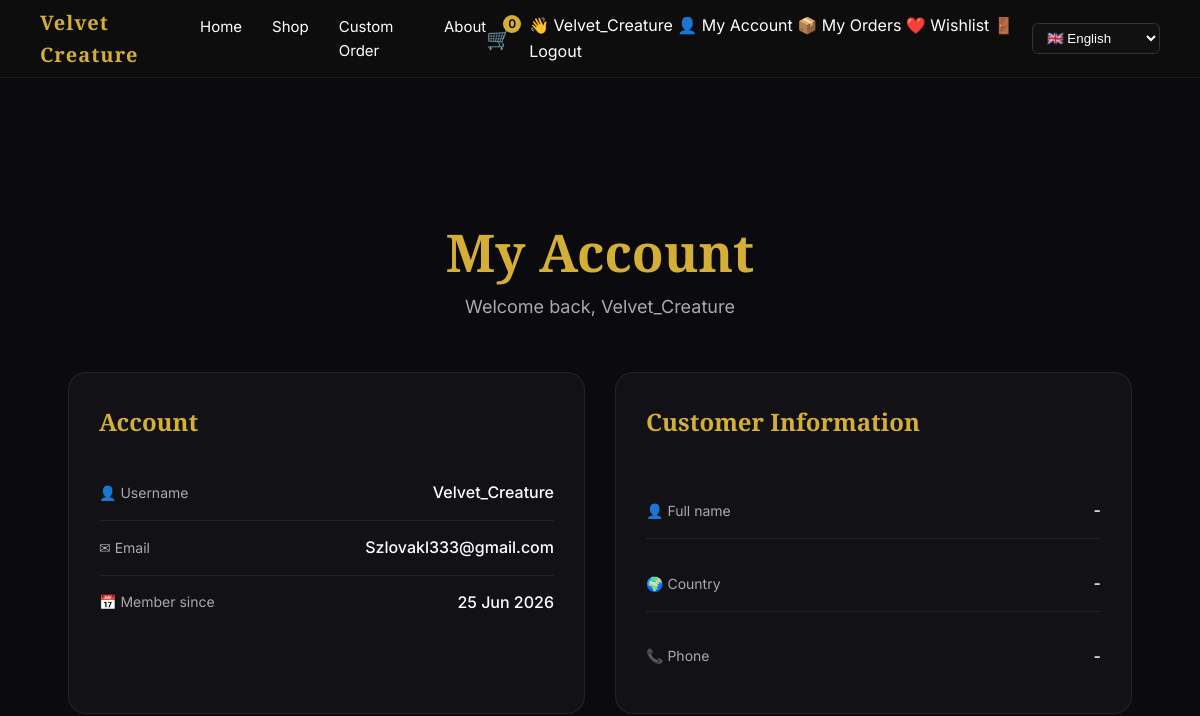
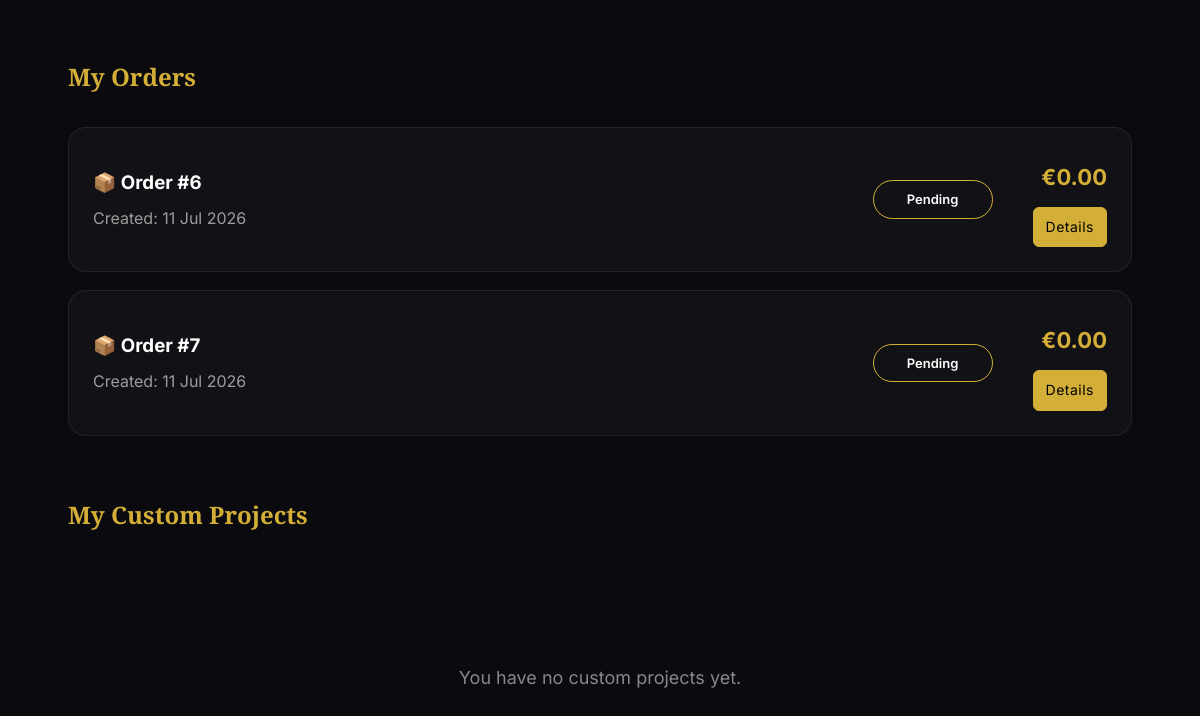
Page /en/accounts/profile/ (signed in) on the earlier database version (2 pictures, top to bottom).
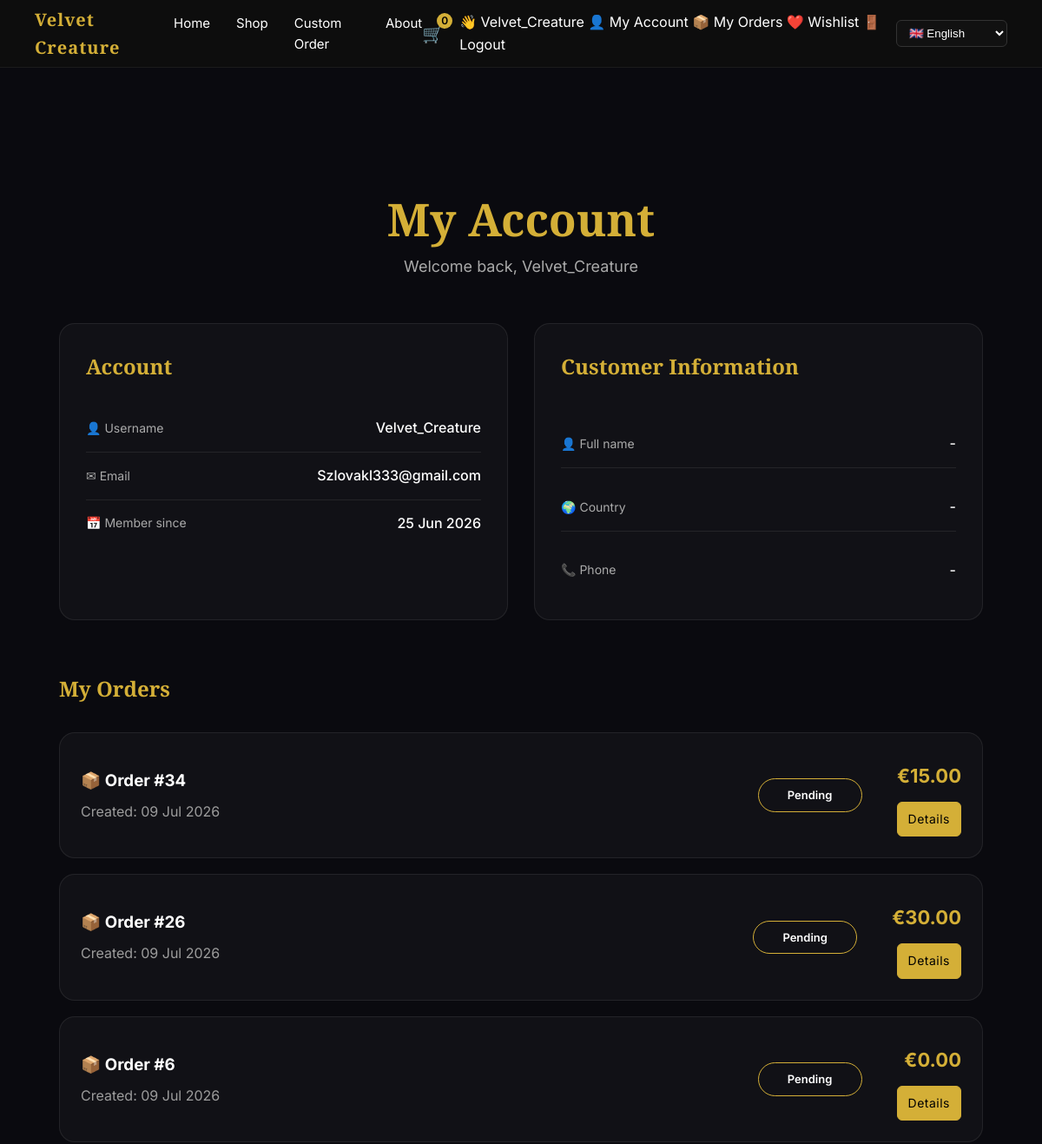
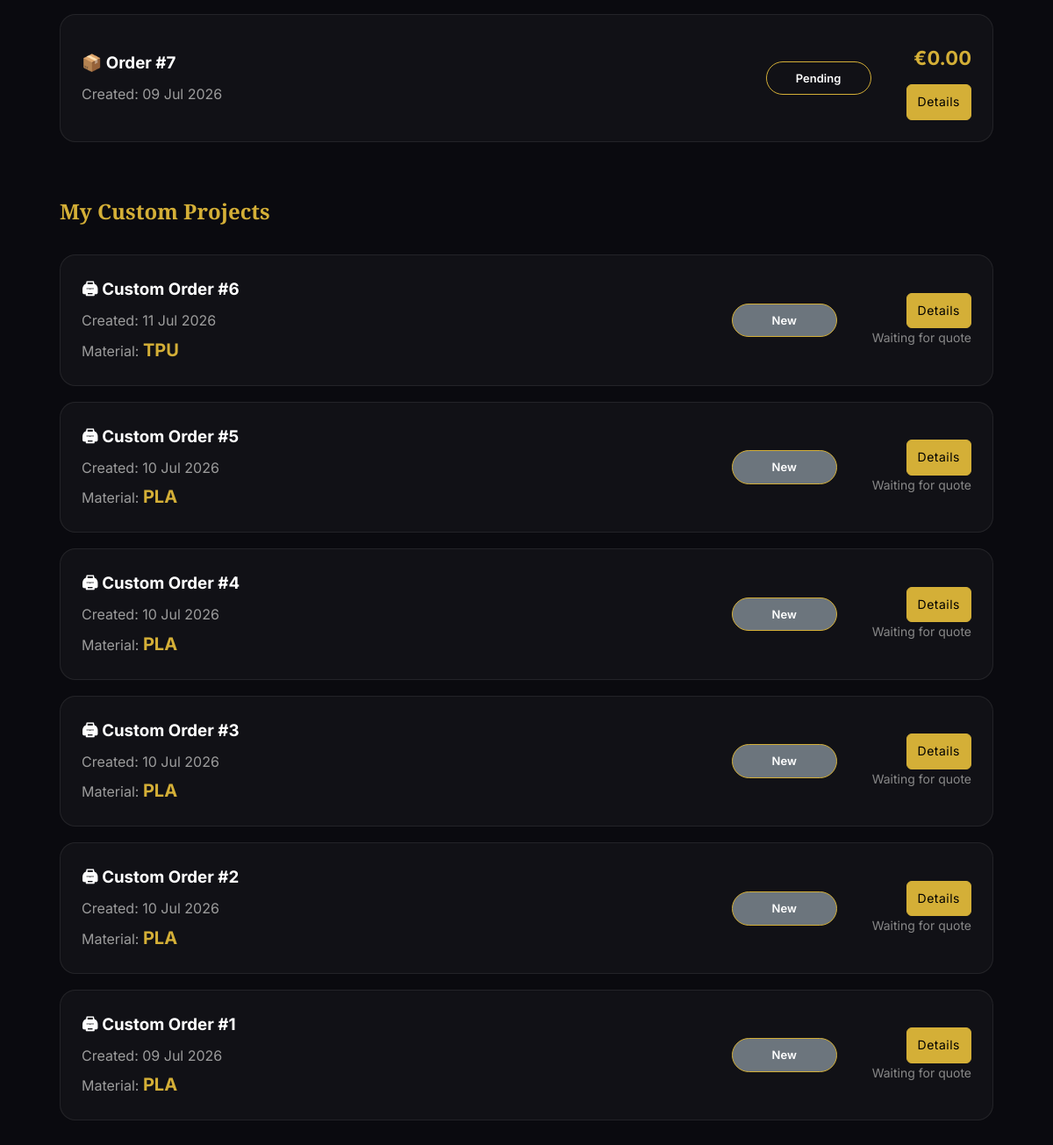
Same page on the later database version (2 pictures, top to bottom).
### orders/models.py (models this page shows, shortened)
class Order(models.Model):
    STATUS_CHOICES = [
        ("pending", "Pending"),
        ("paid", "Paid"),
        ("shipped", "Shipped"),
        ("delivered", "Delivered"),
    ]
    order_number = models.CharField(
        max_length=20,
        blank=True,
        null=True
)
    user = models.ForeignKey(
        User,
        on_delete=models.SET_NULL,
        null=True,
        blank=True,
        related_name="orders"
    )
    email = models.EmailField(
        blank=True,
        null=True
    )
    first_name = models.CharField(
        max_length=100,
        blank=True
    )
    last_name = models.CharField(
        max_length=100,
        blank=True
    )
    address = models.CharField(
        max_length=255,
        blank=True
    )
    city = models.CharField(
        max_length=100,
        blank=True
    )
    country = models.CharField(
        max_length=100,
        blank=True
    )
    note = models.TextField(
        blank=True
    )
    payment_method = models.CharField(
        max_length=50,
        default="Stripe"
    )
    total_price = models.DecimalField(
        max_digits=10,
        decimal_places=2,
        default=0
    )
    status = models.CharField(
        max_length=20,
        choices=STATUS_CHOICES,
        default="pending"
    )
    created = models.DateTimeField(
        auto_now_add=True
    )
    updated = models.DateTimeField(
        auto_now=True
    )

### custom_orders/models.py (models this page shows, shortened)
class CustomOrder(models.Model):
    STATUS_CHOICES = [
        ("new", "New"),
        ("review", "Under Review"),
        ("quote_sent", "Quote Sent"),
        ("accepted", "Accepted"),
        ("printing", "Production"),
        ("finished", "Finished"),
        ("shipped", "Shipped"),
        ("cancelled", "Cancelled"),
    ]
    SERVICE_CHOICES = [
        ("printing", "3D Printing"),
        ("engraving", "Engraving"),
        ("both", "3D Printing + Engraving"),
    ]
    ENGRAVING_CHOICES = [
        ("none", "No engraving"),
        ("text", "Text engraving"),
        ("logo", "Logo engraving"),
        ("image", "Image engraving"),
    ]
    MATERIAL_CHOICES = [
        ("PLA", "PLA"),
        ("PETG", "PETG"),
        ("ABS", "ABS"),
        ("TPU", "TPU"),
        ("RESIN", "Resin"),
    ]
    user = models.ForeignKey(
        User,
        on_delete=models.SET_NULL,
        null=True,
        blank=True
    )
    name = models.CharField(
        max_length=100
    )
    email = models.EmailField()
    phone = models.CharField(
        max_length=50,
        blank=True
    )
    service = models.CharField(
        max_length=20,
        choices=SERVICE_CHOICES,
        default="printing"
    )
    description = models.TextField()
    engraving = models.BooleanField(
        default=False
    )
    engraving_type = models.CharField(
        max_length=20,
        choices=ENGRAVING_CHOICES,
        default="none"
    )
    engraving_text = models.CharField(
        max_length=255,
        blank=True
    )
    engraving_image = models.ImageField(
        upload_to="custom_orders/engraving/",
        blank=True,
        null=True
    )
    material = models.CharField(
        max_length=20,
        choices=MATERIAL_CHOICES,
        default="PLA"
    )
    color = models.CharField(
        max_length=50,
        blank=True
    )
    width = models.DecimalField(
        max_digits=8,
        decimal_places=2,
        null=True,
        blank=True
    )
    height = models.DecimalField(
        max_digits=8,
        decimal_places=2,
        null=True,
        blank=True
    )
    depth = models.DecimalField(
        max_digits=8,
        decimal_places=2,
        null=True,
        blank=True
    )
    quantity = models.PositiveIntegerField(
        default=1
    )
    model_file = models.FileField(
        upload_to="custom_orders/files/",
        blank=True,
        null=True
    )
    image = models.ImageField(
        upload_to="custom_orders/images/",
        blank=True,
        null=True
    )
    status = models.CharField(
        max_length=20,
        choices=STATUS_CHOICES,
        default="new"
    )
    estimated_price = models.DecimalField(
        max_digits=10,
        decimal_places=2,
        null=True,
        blank=True
    )
    admin_note = models.TextField(
        blank=True
    )
    created = models.DateTimeField(
        auto_now_add=True
    )
    updated = models.DateTimeField(
        auto_now=True
    )

### accounts/views.py (the view)
# urls.py: path("profile/", views.profile, name="profile"),
@login_required
def profile(request):
    orders = Order.objects.filter(
        user=request.user
    ).order_by("-created")
    custom_orders = CustomOrder.objects.filter(
        user=request.user
    ).order_by("-created")
    return render(
        request,
        "accounts/profile.html",
        {
            "orders": orders,
            "custom_orders": custom_orders,
        }
    )

### cart/context_processors.py (called while the page is built, shortened)
def cart_context(request):
    cart = request.session.get("cart", {})
    count = 0
    items = []
    total = 0
    return {
        "cart_count": count,
        "cart_items": items,
        "cart_total": total
    }

### accounts/templates/accounts/profile.html (shortened to what this page needs)
{% extends "base.html" %}
{% load i18n %}
{% block content %}
<section class="profile-page">
<div class="profile-header">
    <h1>
        {% trans "My Account" %}
    </h1>
    <p>
        {% trans "Welcome back" %}, {{ user.username }}
    </p>
</div>
<div class="profile-grid">
    <div class="profile-card">
        <h2>
            {% trans "Account" %}
        </h2>
        <div class="info-row">
            <span>
                👤 {% trans "Username" %}
            </span>
            <strong>
                {{ user.username }}
            </strong>
        </div>
        <div class="info-row">
            <span>
                ✉ {% trans "Email" %}
            </span>
            <strong>
                {{ user.email }}
            </strong>
        </div>
        <div class="info-row">
            <span>
                📅 {% trans "Member since" %}
            </span>
            <strong>
                {{ user.date_joined|date:"d M Y" }}
            </strong>
        </div>
    </div>
    <div class="profile-card customer-info">
        <h2>
            {% trans "Customer Information" %}
        </h2>
        <div class="info-row">
            <span>
                👤 {% trans "Full name" %}
            </span>
            <strong>
            {% if user.first_name or user.last_name %}
                {{ user.first_name }} {{ user.last_name }}
            {% else %}
                -
            {% endif %}
            </strong>
        </div>
        <div class="info-row">
            <span>
                🌍 {% trans "Country" %}
            </span>
            <strong>
                -
            </strong>
        </div>
        <div class="info-row">
            <span>
                📞 {% trans "Phone" %}
            </span>
            <strong>
                -
            </strong>
        </div>
    </div>
</div>
<div class="profile-orders">
<h2>
    {% trans "My Orders" %}
</h2>
{% if orders %}
{% for order in orders %}
<div class="order-card">
    <div class="order-left">
        <h3>
            📦 {% trans "Order" %} #{{ order.id }}
        </h3>
        <p>
            {% trans "Created" %}:
            {{ order.created|date:"d M Y" }}
        </p>
    </div>
    <div class="order-center">
        <span class="status-badge status-{{ order.status }}">
            {{ order.get_status_display }}
        </span>
    </div>
    <div class="order-right">
        <div class="price">
            €{{ order.total_price }}
        </div>
        <a href="{% url 'order_detail' order.id %}"
   class="btn">
    {% trans "Details" %}
</a>
    </div>
</div>
{% endfor %}
{% else %}
<div class="empty-cart">
{% trans "You have no orders yet." %}
</div>
{% endif %}
</div>
<div class="profile-orders">
<h2>
    {% trans "My Custom Projects" %}
</h2>
{% if custom_orders %}
{% for custom in custom_orders %}
<div class="order-card">
    <div class="order-left">
        <h3>
<a href="{% url 'custom_order_detail' custom.id %}">
🖨 {% trans "Custom Order" %} #{{ custom.id }}
</a>
</h3>
        <p>
            {% trans "Created" %}:
            {{ custom.created|date:"d M Y" }}
        </p>
        <p>
            {% trans "Material" %}:
            <strong>
                {{ custom.material }}
            </strong>
        </p>
    </div>
    <div class="order-center">
        <span class="status-badge status-{{ custom.status }}">
            {{ custom.get_status_display }}
        </span>
    </div>
    <div class="order-right">
    <a href="{% url 'custom_order_detail' custom.id %}"
   class="btn">
    {% trans "Details" %}
</a>
        {% if custom.estimated_price %}
        <div class="price">
            €{{ custom.estimated_price }}
        </div>
        {% else %}
        <div class="muted">
            {% trans "Waiting for quote" %}
        </div>
        {% endif %}
    </div>
</div>
{% endfor %}
{% else %}
<div class="empty-cart">
{% trans "You have no custom projects yet." %}
</div>
{% endif %}
</div>
</section>
{% endblock %}

Differences in the rows shown:
added Order: id "34", created "09 Jul 2026", status "Pending", total_price "15.00"
added Order: id "26", created "09 Jul 2026", status "Pending", total_price "30.00"
changed Order id 6: created "11 Jul 2026" → "09 Jul 2026"
changed Order id 7: created "11 Jul 2026" → "09 Jul 2026"
added CustomOrder: id "6", created "11 Jul 2026", material "TPU", status "New"
added CustomOrder: id "5", created "10 Jul 2026", material "PLA", status "New"
added CustomOrder: id "4", created "10 Jul 2026", material "PLA", status "New"
added CustomOrder: id "3", created "10 Jul 2026", material "PLA", status "New"
added CustomOrder: id "2", created "10 Jul 2026", material "PLA", status "New"
added CustomOrder: id "1", created "09 Jul 2026", material "PLA", status "New"
Other differences:
text no longer shown: "You have no custom projects yet."
